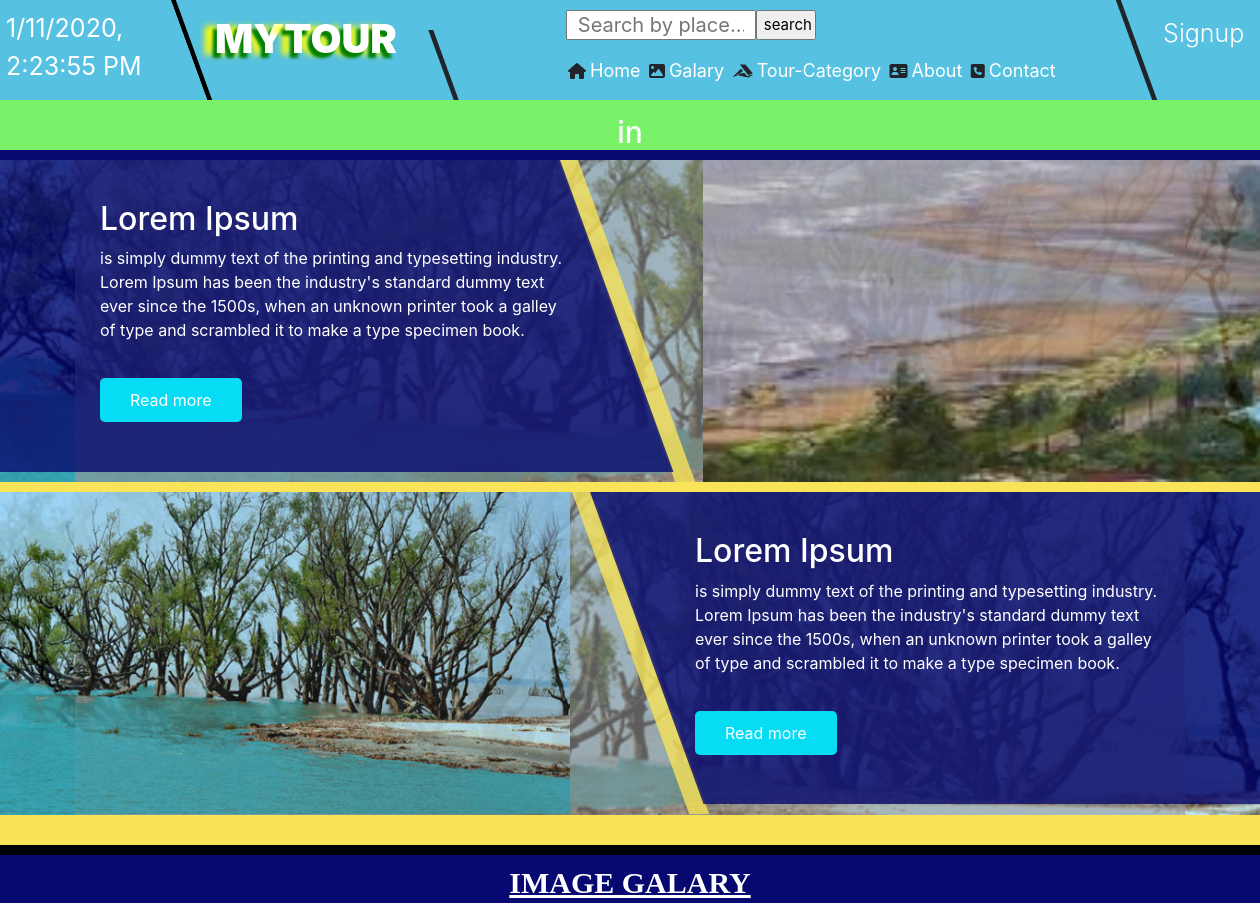
Before: / (upper part) with the older database file.
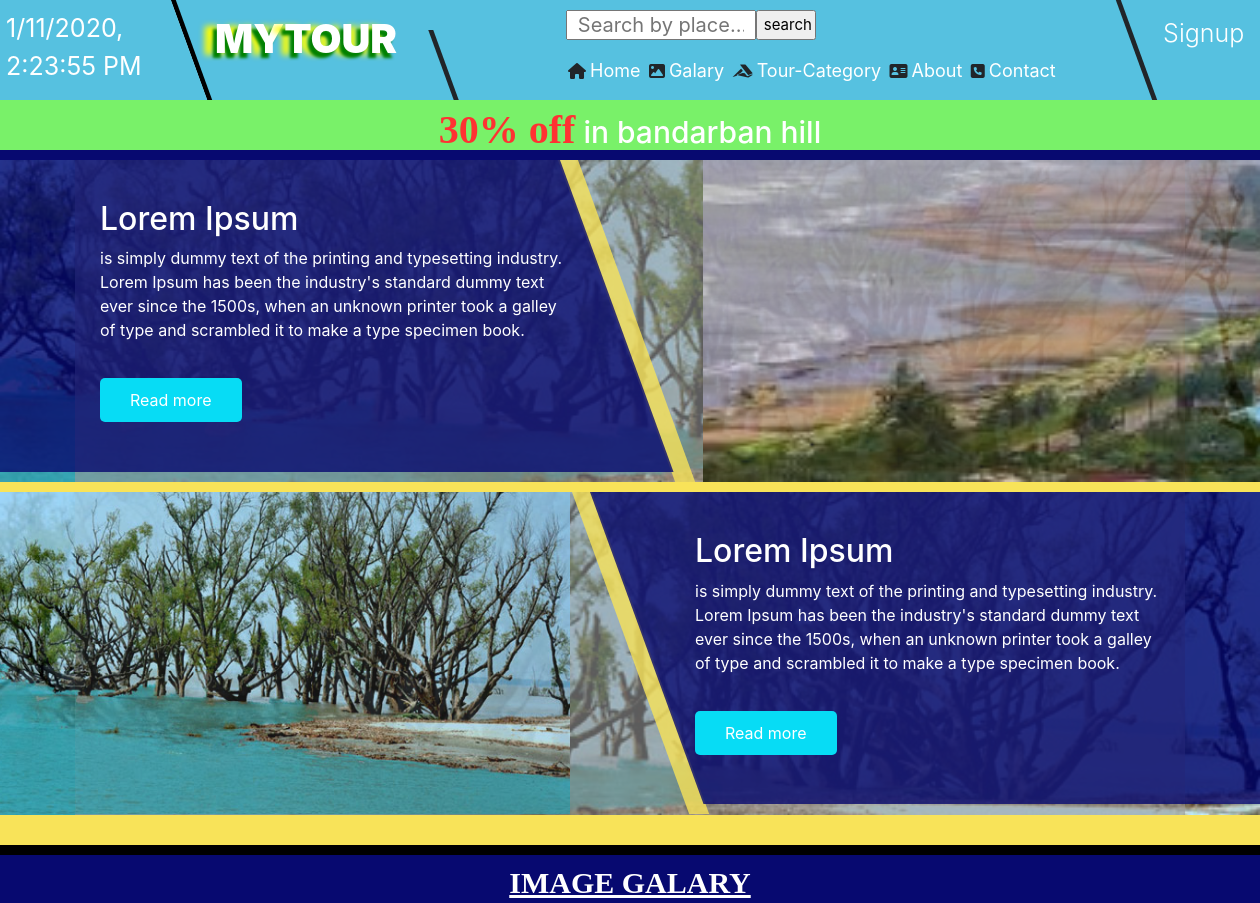
After: the same page with the newer database file.
### tables this page shows
CREATE TABLE `tbl_advertiesment` (
  `a_id` int(2) NOT NULL,
  `title` varchar(255) NOT NULL,
  `category` int(11) NOT NULL,
  `subcategory` int(11) NOT NULL,
  `package` int(11) NOT NULL,
  `company_name` varchar(255) NOT NULL,
  `a_img_1` text NOT NULL,
  `a_img_2` text NOT NULL,
  `a_img_3` text NOT NULL,
  `offer` varchar(255) NOT NULL,
  `a_details` varchar(5000) NOT NULL
);

CREATE TABLE `tbl_package` (
  `package_id` int(2) NOT NULL,
  `package_name` varchar(255) NOT NULL,
  `category` int(2) NOT NULL,
  `subcategory` int(2) NOT NULL,
  `package_price` varchar(255) NOT NULL,
  `place_img_one` text NOT NULL,
  `place_img_two` text NOT NULL,
  `place_img_three` text NOT NULL,
  `hotel_name_one` varchar(255) NOT NULL,
  `hotelone_img_one` text NOT NULL,
  `hotelone_img_two` text NOT NULL,
  `hotelone_img_three` text NOT NULL,
  `hotel_link_one` varchar(255) NOT NULL,
  `hotel_name_two` varchar(255) NOT NULL,
  `hoteltwo_img_one` text NOT NULL,
  `hoteltwo_img_two` text NOT NULL,
  `hoteltwo_img_three` text NOT NULL,
  `hotel_link_two` varchar(255) NOT NULL,
  `hotel_name_three` varchar(255) NOT NULL,
  `hotelthree_img_one` text NOT NULL,
  `hotelthree_img_two` text NOT NULL,
  `hotelthree_img_three` text NOT NULL,
  `hotel_link_three` varchar(255) NOT NULL,
  `package_details` varchar(5000) NOT NULL
);

### index.php (the view, shortened to what this page needs)
<!DOCTYPE html>
<html lang="en">
<head>
	<link rel="stylesheet" href="assets/user_css/user_css.css">
	<link rel="stylesheet" href="https://maxcdn.bootstrapcdn.com/bootstrap/4.4.1/css/bootstrap.min.css">
</head>
<body>
	<div class="top_header">
		<?php include 'user_top.php'; ?>
	</div>
	<div class="add_slider">
		<?php
		require 'database/db_connect.php';
		$sql="select * from tbl_advertiesment,tbl_package where tbl_advertiesment.package=tbl_package.package_id and tbl_advertiesment.a_id='1'";
		$r=mysqli_query($connection,$sql);
		if($r){
			$result=mysqli_fetch_assoc($r);
		}else {
			die('error'.mysqli_error($connection));
		}
		 ?>
		<div class="add_content">
			<p><span style="color: red;font-size: 40px;font-weight: 700;font-family: bold;margin-top: -20px;text-align: center;"><?php echo $result['offer']; ?></span> in <?php echo $result['package_name']; ?></p>
		</div>
	</div>
		<?php
		if (isset($_GET['key'])) {
			$val = $_GET['key'];
			if ($val==1) {
				include 'home.php';
				include 'user_galary.php';
				include 'about.php';
				include 'user_contact.php';
			}else if ($val==2) {
				include 'user_galary.php';
				include 'about.php';
				include 'user_contact.php';
			}else if ($val==4) {
				include 'about.php';
				include 'user_contact.php';
			}else if ($val==5) {
				include 'user_contact.php';
			}
		}else{
			include 'home.php';
			include 'user_galary.php';
		}
		?>
</body>
</html>

Changed rows visible on the page:
added tbl_advertiesment: offer "30% off", tbl_package.package_name "bandarban hill"
